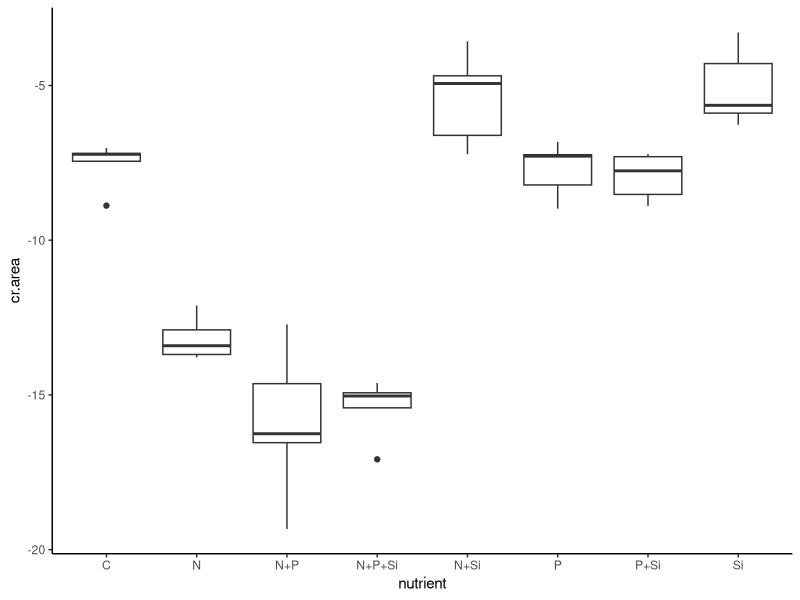
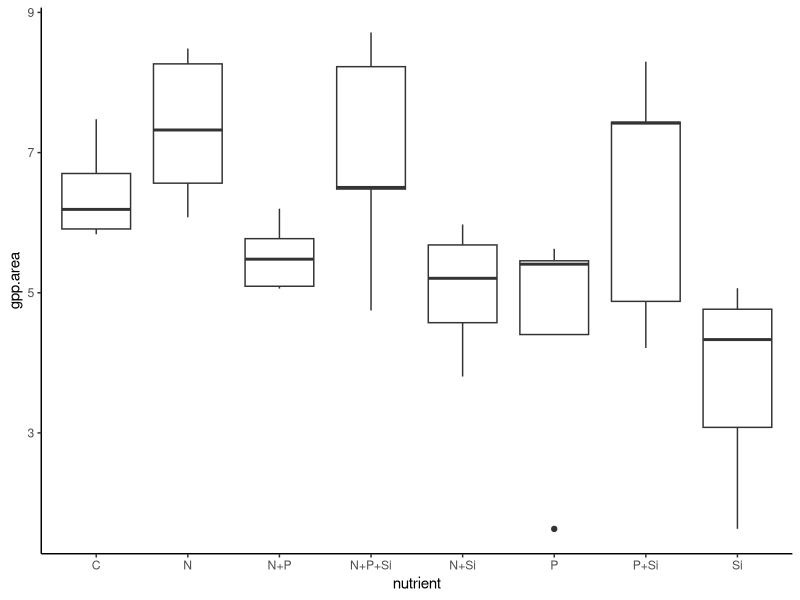
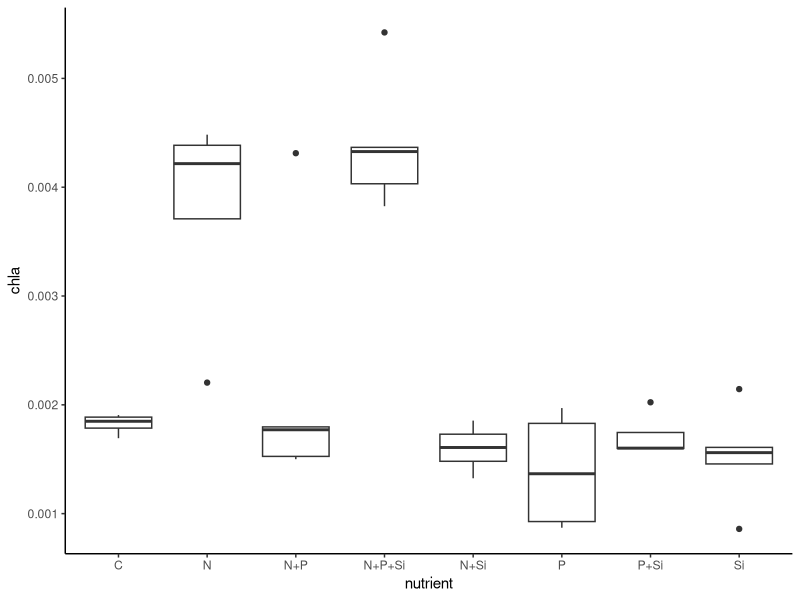
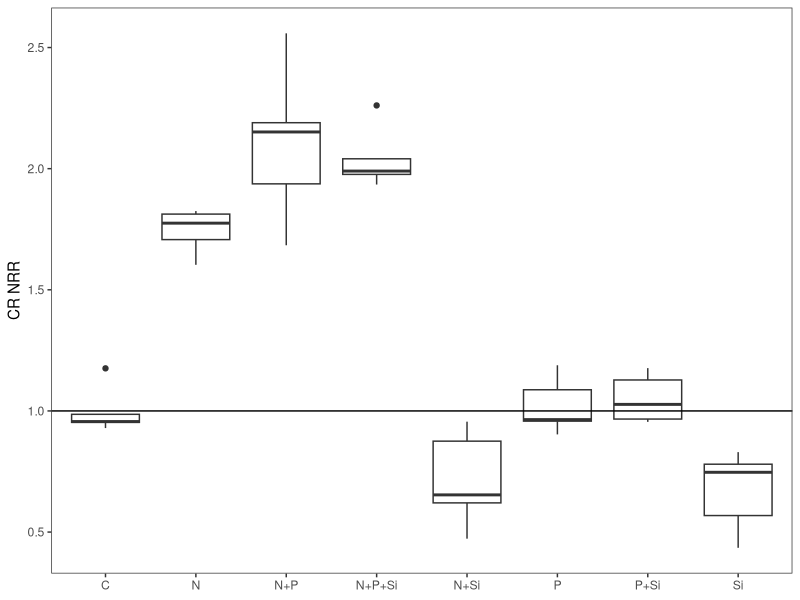
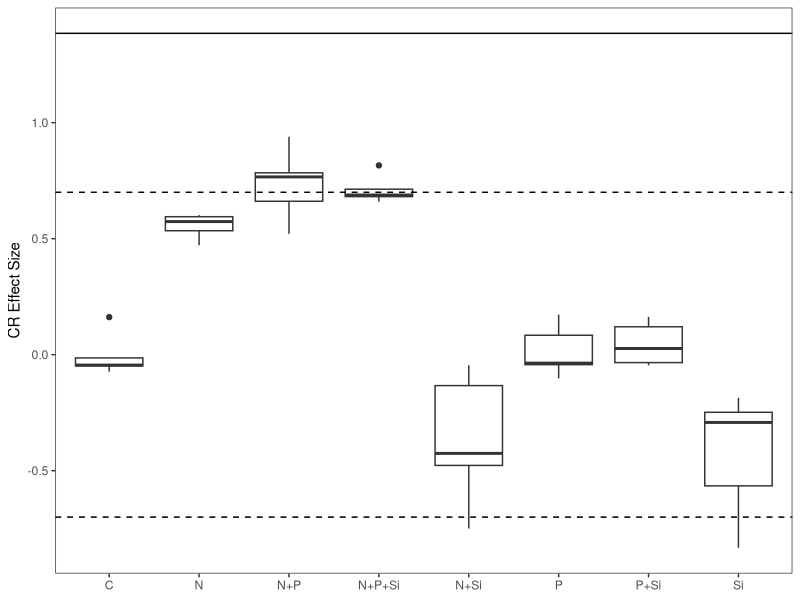
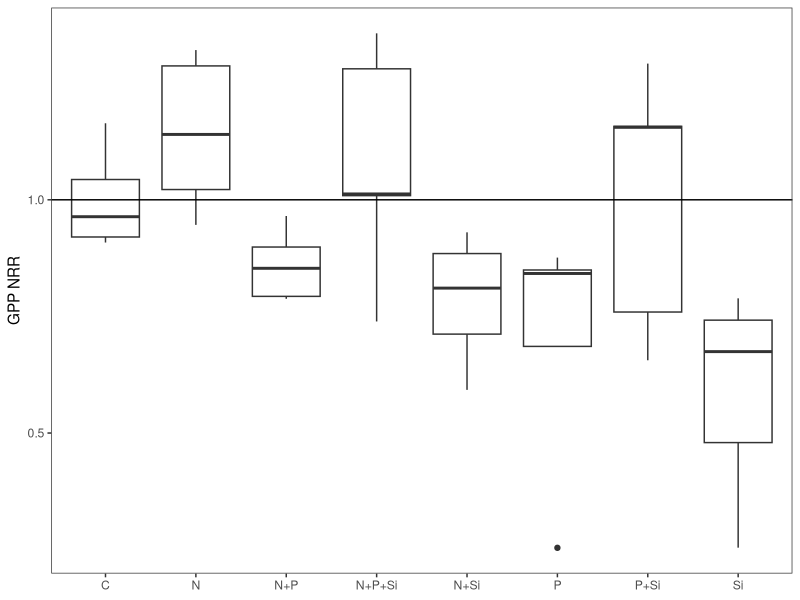
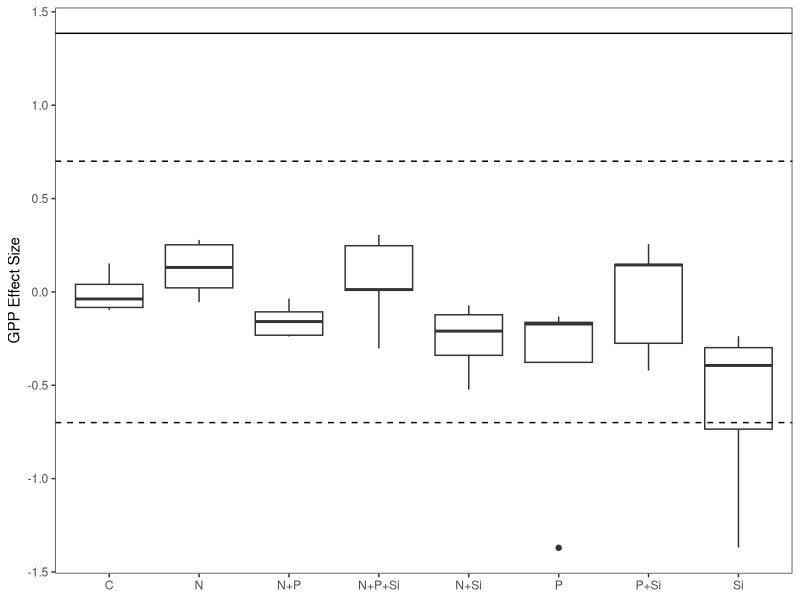
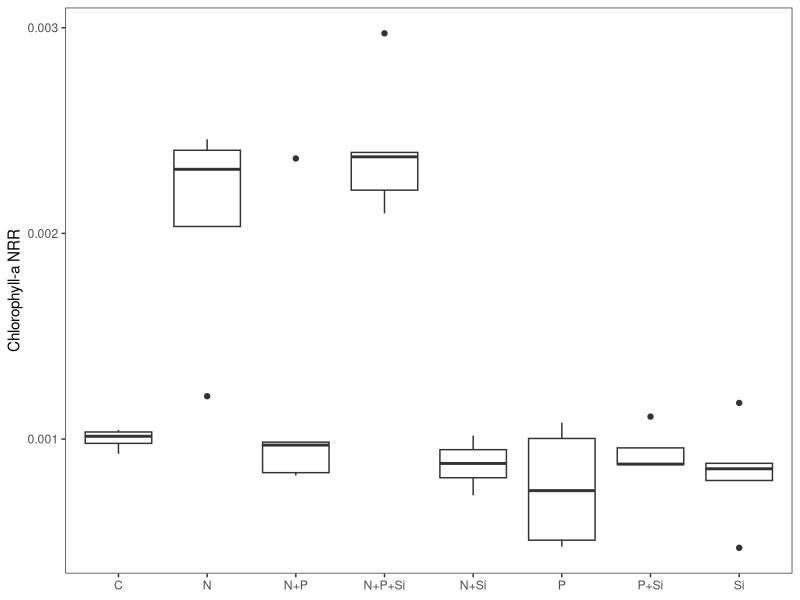

Recreate these plots in R, in order. (Note: this script raises an error after producing the figures.)
#Author:  Clay Arango
#Creation date: 10-Feb-19
#Script to analyze NDS data from Summer 2018 WSB work with S. Roley and A. Alexiades

#packages
install.packages("nlme")
install.packages("nortest")
install.packages("plyr")
install.packages("dplyr")
install.packages("multcomp")
install.packages("MASS")
install.packages("ggplot2")
library(nlme)
library(nortest)
library(plyr)
library(dplyr)
library(multcomp)
library(MASS)
library(ggplot2)

#Load data
ring_summer <- read.table(file="ring_summer.csv", header=T, sep=",")

#set variable
d = ring_summer

#evaluate data to make sure factors are correct
names(d)

unique(d$nutrient) #control, N, NP, NPSi, NSi, P, PSi, Si
unique(d$N) #should be 0 and 1
unique(d$P) #should be 0 and 1
unique(d$Si) #should be 0 and 1
unique(d$top) #should be "sponge" and "glass"
#if need to change, use recode function below. 
d$top<-recode(d$top, "cellulose" ="sponge")
str(d)

#convert N and P and Si values (0 or 1 for absence or presence) to factors
d$N<-as.factor(d$N)
d$P<-as.factor(d$P)
d$Si<-as.factor(d$Si)
str(d)

#subset data into gpp and cr response
d.cr = subset(d, top=="sponge", data=d)
d.gpp = subset(d, top=="glass", data=d)

#check for outliers and check data entry before calculating CR-NRR
ggplot(d.cr, aes(x=nutrient, y=cr.area)) + geom_boxplot() + theme_classic()
#looks OK
#R5 lost in the field

#calculate nrr for cr
x<-ddply(d.cr, "nutrient", summarise, ave_cr = mean(cr.area, na.rm=T)) 
x
d.cr$cr.nrr = d.cr$cr.area/-7.554539 #divide by control ave_cr

#check for outliers and check data entry before calculating GPP- and chla-NRR
ggplot(d.gpp, aes(x=nutrient, y=gpp.area)) + geom_boxplot() + theme_classic()
#K8 data entry checks out, can stay in analysis
#K1 lost in the field
ggplot(d.gpp, aes(x=nutrient, y=chla)) + geom_boxplot() + theme_classic()
#S1, L7, N2 data entry checks out
#N2 could be excluded from analysis, but it won't affect NRR calculation
#K1 lost in the field

#substitute b.d. chlorophyll with 1/2 detection limit using
#3*SD(y/x)/slope, where SD(y/x) is standard error of the chlorophyll regression
#make vectors for the x (chla) and y (RFU) values found in spreadsheet
#y = c(3.39, 397.33, 693, 1390.66, 3003.32, 5897.49)
#x = c(0, 0.025, 0.05, 0.1, 0.25, 0.5)
#summary(lm(y~x))
#chlabd = (188.47/11627.13)/2


#calculate nrr for gpp and chla
x<- ddply(d.gpp, "nutrient", summarise, ave_gpp = mean(gpp.area, na.rm=T), ave_chla = mean(chla, na.rm=T)) 
x
d.gpp$gpp.nrr = d.gpp$gpp.area/6.422422 #divide by control ave_gpp
d.gpp$chla.nrr = d.gpp$chla/1.824141 #divide by control ave_chla
#use to exclude outliers
#x1<- ddply(subset(d.gpp, !(nds.id=="F6")), "nutrient", summarise, ave_chla = mean(chla, na.rm=T)) 
#x1
#d.gpp$chla.nrr_1<-d.gpp$chla_ug_cm2/2.700340

#combine into one file and export
d.cr$chla.nrr<-NA
#d.cr$chla.nrr_1<-NA#for excluded outliers
d.cr$gpp.nrr<-NA
d.gpp$cr.nrr<-NA
d.nrr<-rbind(d.cr, d.gpp)
d.nrr$site.date<-"ring_summer"
d.nrr$gpp.es<-log(d.nrr$gpp.nrr)
d.nrr$cr.es<-log(d.nrr$cr.nrr)
d.nrr$chla.es<-log(d.nrr$chla.nrr)

write.table(d.nrr, "ring_summer_nrr.csv",  sep=",", quote=F, row.names =F)

###############
#plots of NRR
##############
ggplot(data=subset(d.cr, !(nutrient=="control")), aes(x=nutrient, y=cr.nrr))+geom_boxplot()+theme_bw()+
  ylab("CR NRR")+geom_abline(slope = 0, intercept = 1)+
  theme(axis.title.x=element_blank(), panel.grid.minor=element_blank(), panel.grid.major=element_blank())
#N limitation, possible P secondary limitation

ggplot(data=subset(d.nrr, (top=="sponge")), aes(x=nutrient, y=cr.es))+geom_boxplot()+theme_bw()+
  ylab("CR Effect Size")+geom_hline(yintercept = 0.7, lty="dashed")+ geom_hline(yintercept = -0.7, lty="dashed")+
  geom_hline(yintercept = 1.385)+
  theme(axis.title.x=element_blank(), panel.grid.minor=element_blank(), panel.grid.major=element_blank())
#nothing over 1.385, so no significance?

ggplot(data=subset(d.gpp, !(nutrient=="control")), aes(x=nutrient, y=gpp.nrr))+geom_boxplot()+theme_bw()+
  ylab("GPP NRR")+geom_abline(slope = 0, intercept = 1)+
  theme(axis.title.x=element_blank(), panel.grid.minor=element_blank(), panel.grid.major=element_blank())
#possible N limitation (but not NP), likely no limitation

ggplot(data=subset(d.nrr, top =="glass"),aes(x=nutrient, y=gpp.es))+geom_boxplot()+theme_bw()+
  ylab("GPP Effect Size")+geom_hline(yintercept = 0.7, lty="dashed")+
  geom_hline(yintercept = -0.7, lty="dashed")+ geom_hline(yintercept = 1.385)+
  theme(axis.title.x=element_blank(), panel.grid.minor=element_blank(), panel.grid.major=element_blank())
#nothing over 1.385 so no significance?

ggplot(data=subset(d.gpp, !(nutrient=="control")), aes(x=nutrient, y=chla.nrr))+geom_boxplot()+theme_bw()+
  ylab("Chlorophyll-a NRR")+geom_abline(slope = 0, intercept = 1)+ 
  theme(axis.title.x=element_blank(), panel.grid.minor=element_blank(), panel.grid.major=element_blank())
#N limitation (but why not N+P?)

ggplot(data=subset(d.nrr, (top=="glass")), aes(x=nutrient, y=chla.es))+geom_boxplot()+theme_bw()+
  ylab("Chla Effect Size")+ geom_hline(yintercept = 0.7, lty="dashed")+ geom_hline(yintercept = -0.7, lty="dashed")+    
  geom_hline(yintercept = 1.385)+
  theme(axis.title.x=element_blank(), panel.grid.minor=element_blank(), panel.grid.major=element_blank())
#nothing over 1.385 so no significance?

##########
#NRR Summary Files
#########

GPP_sum<-ddply(d.gpp, "nutrient", summarise, ave_nrr.gpp=mean(gpp.nrr, na.rm=T), sd_nrr.gpp=sd(gpp.nrr, na.rm=T), 
               se_nrr.gpp =(sd(gpp.nrr)/sqrt(sum(!is.na(gpp.nrr)))), 
               ci95_nrr.gpp = (1.96*(sd(gpp.nrr)/sqrt(sum(!is.na(gpp.nrr))))),
               ave_nrr.chla=mean(chla.nrr, na.rm=T), sd_nrr.chla=sd(chla.nrr, na.rm=T), 
               se_nrr.chla =(sd(chla.nrr)/sqrt(sum(!is.na(chla.nrr)))), 
               ci95_nrr.chla = (1.96*(sd(chla.nrr)/sqrt(sum(!is.na(chla.nrr))))))
CR_sum<-ddply(d.cr, "nutrient", summarise, ave_nrr.cr=mean(cr.nrr, na.rm=T), sd_nrr.cr=sd(cr.nrr, na.rm=T), 
              se_nrr.cr =(sd(cr.nrr)/sqrt(sum(!is.na(cr.nrr)))), 
              ci95_nrr.cr = (1.96*(sd(cr.nrr)/sqrt(sum(!is.na(cr.nrr))))))

#now combine into one and export
d.sum<-merge(GPP_sum, CR_sum, by="nutrient")
d.sum$site_date<-"ring_summer"
write.table(d.sum, "ring_summer_summ.csv",  sep=",", quote=F, row.names=F)

############################################################
#analyze RESPIRATION data
############################################################

M1<-gls(cr.area~N*P*Si, data=d.cr, na.action=na.omit)
E1<-residuals(M1)
qqnorm(E1)
qqline(E1)
ad.test(E1)
   #residuals are normally distributed, p=0.241
hist(E1)  
plot(M1)

plot(filter(d.cr, !is.na(cr.area)) %>% dplyr::select(nutrient), 
     E1, xlab="nutrient", ylab="Residuals")
bartlett.test(cr.area~nutrient, data=d.cr)
   #variance test p=0.1614

anova(M1)
  
x <- group_by(d.cr, nutrient) %>%  # Grouping function causes subsequent functions to aggregate by season and reach
  summarize(cr.mean = abs(mean(cr.area, na.rm = TRUE)), # na.rm = TRUE to remove missing values
            cr.sd=abs(sd(cr.area, na.rm = TRUE)),  # na.rm = TRUE to remove missing values
            n = sum(!is.na(cr.area)), # of observations, excluding NAs. 
            cr.se=cr.sd/sqrt(n))

ggplot(data=x, aes(x=nutrient, y=cr.mean)) + 
  geom_bar(stat="identity", position=position_dodge(), color = "black") + 
  geom_errorbar(aes(ymin=cr.mean, ymax=cr.mean+cr.se), width=0.2, 
                position=position_dodge(0.9)) + 
  xlab("Nutrient") +
  ylab(expression(Respiration~(ug~O[2]~m^{-2}~h^{-1}))) +
  ylim(0,20) +
  labs(fill="Light") +
  theme_bw() +
  theme(panel.grid.major=element_blank(),
        panel.grid.minor=element_blank(),
        legend.title=element_text(size=6),
        legend.key=element_blank(), 
        legend.position=c(0.5,0.95), 
        legend.text=element_text(size=8), 
        legend.background=element_blank(), 
        legend.direction="horizontal", 
        legend.key.size=unit(0.3, "cm"), 
        axis.title.y=element_text(size=8), 
        axis.title.x=element_text(size=8), 
        axis.text.x=element_text(size=8))

#ggsave('output/figures/Ring_summer.tiff',
#       units="in",
#       width=3.25,
#       height=3.25,
#       dpi=1200,
#       compression="lzw")

#summarize nrr
x <- group_by(d.cr, nutrient) %>%  # Grouping function causes subsequent functions to aggregate by season and reach
  summarize(cr.mean = abs(mean(cr.nrr, na.rm = TRUE)), # na.rm = TRUE to remove missing values
            cr.sd=abs(sd(cr.nrr, na.rm = TRUE)),  # na.rm = TRUE to remove missing values
            n = sum(!is.na(cr.nrr)), # of observations, excluding NAs. 
            cr.se=cr.sd/sqrt(n))

############################################################
#analyze the PRODUCTION data
############################################################

M1<-gls(gpp.area~N*P*Si, data=d.gpp, na.action=na.omit) 
E1<-residuals(M1)
qqnorm(E1)
qqline(E1)
ad.test(E1)
   #residuals are not normal, p=0.0403

hist(E1, xlab="residuals", main="")
plot(M1)

plot(filter(d.gpp, !is.na(gpp.area)) %>% dplyr::select(nutrient), 
     E1, xlab="nutrient", ylab="Residuals")
bartlett.test(gpp.area~nutrient, data=d.gpp)
   #variances are equal, p=0.3016

anova(M1)
  
x <- group_by(d.gpp, nutrient) %>%  # Grouping function causes subsequent functions to aggregate by season and reach
  summarize(gpp.mean = abs(mean(gpp.area, na.rm = TRUE)), # na.rm = TRUE to remove missing values
            gpp.sd=abs(sd(gpp.area, na.rm = TRUE)),  # na.rm = TRUE to remove missing values
            n = sum(!is.na(gpp.area)), # of observations, excluding NAs. 
            gpp.se=gpp.sd/sqrt(n))

ggplot(data=x, aes(x=nutrient, y=gpp.mean)) + 
  geom_bar(stat="identity", position=position_dodge(), color = "black") + 
  geom_errorbar(aes(ymin=gpp.mean, ymax=gpp.mean+gpp.se), width=0.2, 
                position=position_dodge(0.9)) + 
  xlab("Nutrient") +
  ylab(expression(Production~(ug~O[2]~m^{-2}~h^{-1}))) +
  labs(fill="Light") +
  theme_bw() +
  theme(panel.grid.major=element_blank(),
        panel.grid.minor=element_blank(), 
        legend.title=element_text(size=6), 
        legend.key=element_blank(),  
        legend.position=c(0.5,0.95),  
        legend.text=element_text(size=8),  
        legend.background=element_blank(),  
        legend.direction="horizontal",  
        legend.key.size=unit(0.3, "cm"),  
        axis.title.y=element_text(size=8),  
        axis.title.x=element_text(size=8),  
        axis.text.x=element_text(size=8))

#ggsave('output/figures/gppByNutrient.tiff',
#       units="in",
#       width=3.25,
#       height=3.25,
#       dpi=1200,
#       compression="lzw")


#summarize nrr
x <- group_by(d.gpp, nutrient) %>%  # Grouping function causes subsequent functions to aggregate by season and reach
  summarize(gpp.mean = abs(mean(gpp.nrr, na.rm = TRUE)), # na.rm = TRUE to remove missing values
            gpp.sd=abs(sd(gpp.nrr, na.rm = TRUE)),  # na.rm = TRUE to remove missing values
            n = sum(!is.na(gpp.nrr)), # of observations, excluding NAs. 
            gpp.se=gpp.sd/sqrt(n))


##########################################################
#analyze the CHL-A biomass on disks

M1<-gls(chla~N*P*Si, data=d.gpp, na.action=na.omit)
E1<-residuals(M1)
qqnorm(E1)
qqline(E1)
ad.test(E1)
#residuals are not normal, p=0.005993

hist(E1)  
plot(M1)

plot(filter(d.gpp, !is.na(chla)) %>% dplyr::select(nutrient), 
     E1, xlab="nutrient", ylab="Residuals")
bartlett.test(chla~nutrient, data=d.gpp)
#variance test p=0.0006267

anova(M1)

#try normalizing

d.gpp$l.chla = log10(d.gpp$chla+1)

M2<-gls(l.chla~N*P*Si, data=d.gpp, na.action=na.omit)
E2<-residuals(M2)
qqnorm(E2)
qqline(E2)
ad.test(E2)
#residuals are not normal, p=0.07118

hist(E2)  
plot(M2)

plot(filter(d.gpp, !is.na(chla)) %>% dplyr::select(nutrient), 
     E1, xlab="nutrient", ylab="Residuals")
bartlett.test(l.chla~nutrient, data=d.gpp)
#variance test p=0.007904

anova(M2)
